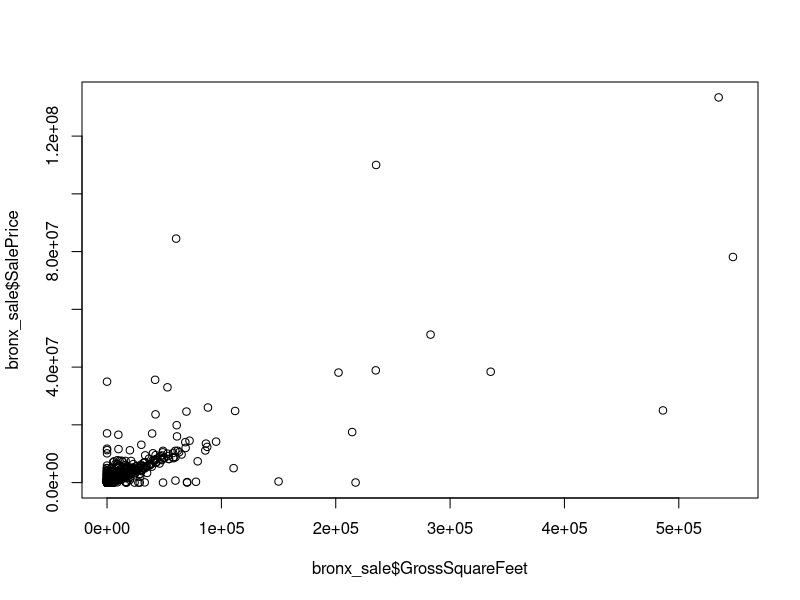
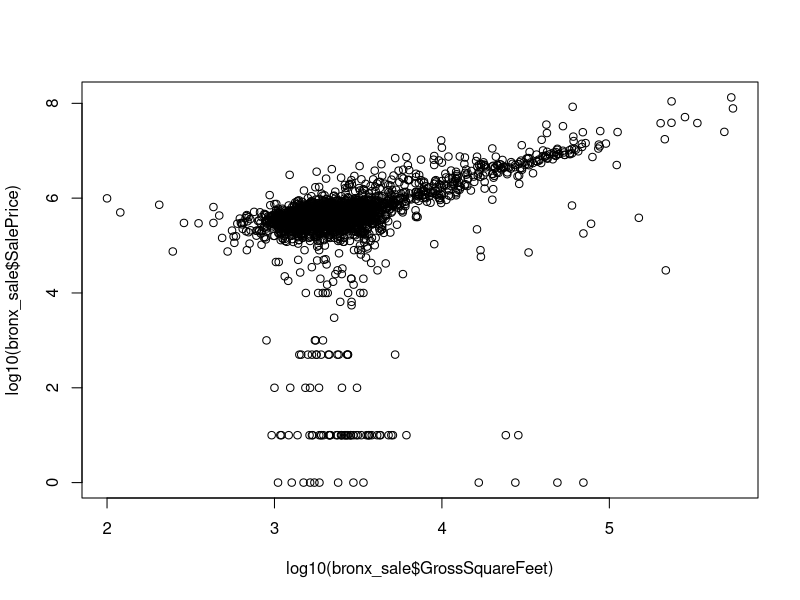
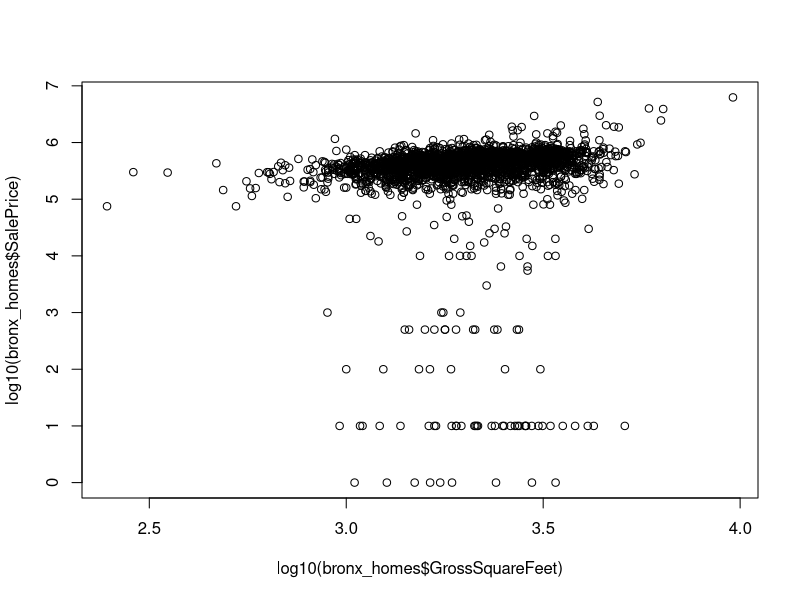
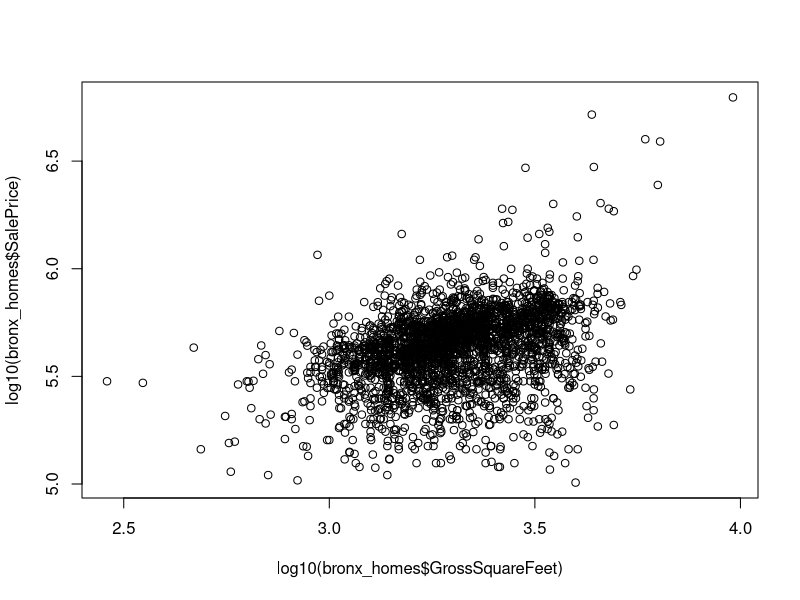

Write R code to recreate these figures, in order.

setwd("E:/Users/Andy/Desktop")

## Read in only the first 4 lines of the data because it is only descriptive information about the dataset
bronx_descrip <- read.csv("rollingsales_bronx.csv", nrows=4, header= FALSE)

## Only keep the first column of the descriptive data
bronx_descrip2 <- bronx_descrip[,1, drop = FALSE]

## Read in the remainder of the dataset as is for now
bronx <- read.csv("rollingsales_bronx.csv", skip=4, header=TRUE)

## Create ZipCode file to use later to fill in missing zipcodes
blockCode <- bronx[c(5,11)]

## Look at structure of dataset
dim(bronx)
str(bronx)
names(bronx)

## Reformat Column Headings into R consistent variable naming convention 
names(bronx)[1:21] <- tolower(names(bronx)[1:21])
names(bronx) <- paste(toupper(substring(names(bronx), 1, 1)), tolower(substring(names(bronx), 2)), sep = "")
names(bronx) <- gsub("(\\..)","\\U\\1", names(bronx), perl=TRUE)
names(bronx) <- gsub("(\\.)", "", names(bronx))

## Transform the Borough of "2" into more meaningful such as text: "Bronx"
bronx$Borough <- ifelse(bronx$Borough == 2, "Bronx", "")

## Break up multiple variables stored in column and then delete the original column
bronx$BuildingClassCategoryCode <- substr(bronx$BuildingClassCategory,1,2)
bronx$BuildingClassDescription <- substr(bronx$BuildingClassCategory,4, length(bronx$BuildingClassCategory))

## Delete old multiple variable column from dataset **Easement contains no data removing from dataset as well
bronx <- bronx[, -c(3, 7)]

## Move newly created variables(columns) back to original place in dataset
bronx <- bronx[, c(1, 2, 20, 21, 3, 4, 5, 6, 7, 8, 9, 10, 11, 12, 13, 14, 15, 16, 17, 18, 19)]

## Remove dashes "-" in the Residential and Commercial Units columns and set it reflect 0
bronx$ResidentialUnits <- gsub("(\\-)","0", (bronx$ResidentialUnits))
bronx$CommercialUnits <- gsub("(\\-)","0", (bronx$CommercialUnits))

## Convert variables into proper datatypes
bronx$Borough <- as.character(bronx$Borough)
bronx$Neighborhood <- as.character(bronx$Neighborhood)
bronx$Address <- as.character(bronx$Address)
bronx$ApartmentNumber <- as.character(bronx$ApartmentNumber)
bronx$ZipCode <- as.character(bronx$ZipCode)
bronx$ResidentialUnits <- as.integer(bronx$ResidentialUnits)
bronx$CommercialUnits <- as.integer(bronx$CommercialUnits)
bronx$TotalUnits <- as.integer(bronx$TotalUnits)
bronx$TaxClassAtTimeOfSale <- as.factor(bronx$TaxClassAtTimeOfSale)

## Removing $ and comma from the SalesPrice column so numerical analysis can be ran on numbers and replacing NAs with 0 
bronx$SalePrice <- as.numeric(gsub('\\$|,', '', bronx$SalePrice))
bronx$SalePrice[is.na(bronx$SalePrice)] <- 0
bronx$LandSquareFeet <- as.integer(gsub('\\,', '',bronx$LandSquareFeet))
bronx$LandSquareFeet[is.na(bronx$LandSquareFeet)] <- 0
bronx$GrossSquareFeet <- as.integer(gsub('\\,', '',bronx$GrossSquareFeet))
bronx$GrossSquareFeet[is.na(bronx$GrossSquareFeet)] <- 0
bronx$TaxClassAtPresent <- sub("^$", "0", bronx$TaxClassAtPresent)
bronx$SaleDate <- as.Date(bronx$SaleDate, format="%m/%d/%Y")

## Calculate TotalUnits from Residential + Commerical to correct after Factor conversion
bronx$TotalUnits <- bronx$ResidentialUnits + bronx$CommercialUnits

## Fill in missing zip codes using blockCode dataset
bronx$ZipCode <- ifelse(blockCode$BLOCK == bronx$Block, bronx$ZipCode <- blockCode$ZIP.CODE, bronx$ZipCode)

## Review the first few and last few rows of the tidy/clean dataset
head(bronx)
tail(bronx)

## Export new file
write.table(bronx, "mydata.txt", sep="\t")

## Plot data
bronx_sale <- bronx[bronx$SalePrice != 0,]
plot(bronx_sale$GrossSquareFeet, bronx_sale$SalePrice)
plot(log10(bronx_sale$GrossSquareFeet), log10(bronx_sale$SalePrice))

## Let's look at 1-, 2-, and 3-family homes
bronx_homes <- bronx_sale[which(grepl("FAMILY",bronx_sale$BuildingClassDescription)),]
dim(bronx_homes)
plot(log10(bronx_homes$GrossSquareFeet),log10(bronx_homes$SalePrice))
summary(bronx_homes[which(bronx_homes$salePrice<100000),])

## Remove outliers that seem like they weren't actual sales
bronx_homes$outliers <- (log10(bronx_homes$SalePrice) <=5) + 0
bronx_homes <- bronx_homes[which(bronx_homes$outliers==0),]
plot(log10(bronx_homes$GrossSquareFeet),log10(bronx_homes$SalePrice))

